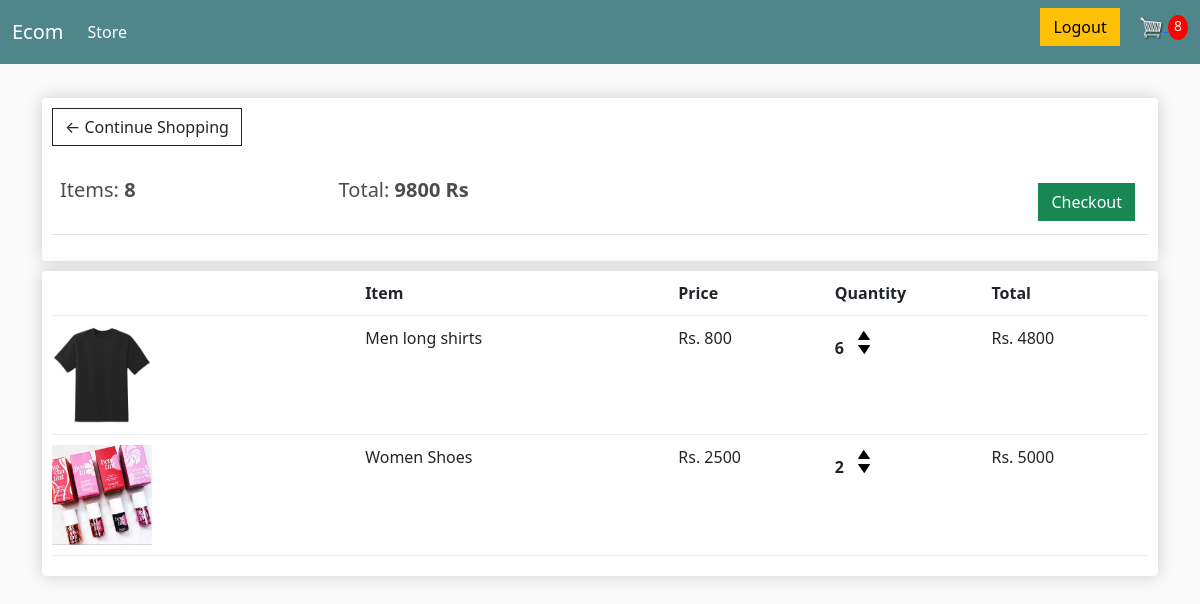
Screenshot of /store/cart/ (signed in) with the database file from the repository.
### products/models.py (models this page shows, shortened)
class Order(models.Model):      #Cart
    buyer=models.ForeignKey(Buyer,on_delete=models.SET_NULL,blank=True,null=True)
    date_ordered=models.DateTimeField(auto_now_add=True)
    complete=models.BooleanField(default=False,null=True,blank=False)
    transaction_id=models.CharField(max_length=200,null=True)
    @property
    def order_item_total(self):
        items=self.orderitem_set.all()
        sum=0
        for i in items:
            sum+=int(i.product_total)
        return sum
    @property
    def order_item_quantity(self):
        items=self.orderitem_set.all()
        sum=0
        for i in items:
            sum+=int(i.quantity)
        return sum

class OrderItem(models.Model):  #Product in Cart
    product=models.ForeignKey(Product,on_delete=models.SET_NULL,null=True,blank=True)
    order=models.ForeignKey(Order,on_delete=models.SET_NULL,null=True,blank=True)
    quantity=models.PositiveIntegerField(default=0,null=True,blank=True)
    date_added=models.DateTimeField(auto_now_add=True)
    @property
    def product_total(self):
        return int(self.product.price)*self.quantity

class Product(models.Model):
    id=models.AutoField(primary_key=True)
    title=models.CharField(max_length=255)
    description=models.TextField(null=True,blank=True)
    price=models.IntegerField()
    slug = models.SlugField(max_length=255)
    date_posted = models.DateTimeField(auto_now_add=True)
    date_updated= models.DateTimeField(auto_now=True)
    image = models.ImageField(default='default.jpg',upload_to='product_pics')
    category=models.ForeignKey(Category,on_delete=models.CASCADE)

### products/views.py (the view)
# urls.py: path('cart/', product_views.cart,name='cart'),
@login_required
def cart(request):
    if request.user.is_authenticated:
        try:
            buyer=request.user.buyer
            order,created=Order.objects.get_or_create(buyer=buyer,complete=False)
            orderitem=order.orderitem_set.all()
            cartitems=order.order_item_quantity
        except :
            pass
    else:
        orderitem=[]
    context={
        'orderitem':orderitem,
        'order':order,
        'cartitems':cartitems,
    }
    return render(request,'products/cart.html',context)

### products/templates/products/cart.html
{% extends 'products/main.html' %}
{% load static %}
{% block content %}
<div class="row">
    <div class="col-lg-12">
        <div class="box-element">
            <a href="{% url 'store' %}" class="btn btn-outline-dark">&#x2190; Continue Shopping</a>
            <br>
            <br>
            <table class="table">
                <tr>
                    <th>
                        <h5>Items: <strong>{{ order.order_item_quantity }}</strong></h5>
                    </th>
                    <th>
                        <h5>Total: <strong>{{ order.order_item_total }} Rs</strong></h5>
                    </th>
                    <th>
                        <a href="{% url 'checkout' %}" class="btn btn-success"
                            style="float:right;margin:5px;">Checkout</a>
                    </th>
                </tr>
            </table>
        </div>
    </div>
    <div class="col-lg-12">
        <div class="box-element">
            <div class="cart-row">
                <div style="flex:2"></div>
                <div style="flex:2"><strong>Item</strong></div>
                <div style="flex:1"><strong>Price</strong></div>
                <div style="flex:1"><strong>Quantity</strong></div>
                <div style="flex:1"><strong>Total</strong></div>
            </div>
            {% for order in orderitem %}
                <div class="cart-row">
                    <div style="flex:2"><img class="row-image" src="{{ order.product.image.url }}"></div>
                    <div style="flex:2">
                        <p>{{ order.product.title }}</p>
                    </div>
                    <div style="flex:1">
                        <p>Rs. {{ order.product.price }}</p>
                    </div>
                    <div style="flex:1">
                        <p class="quantity">{{ order.quantity }}</p>
                        <div class="quantity">
                            <img data-product='{{ order.product.id }}' data-action='add' class="chg-quantity update-cart" src="{% static  'products/images/arrow_up.png' %}">
                            <img data-product='{{ order.product.id }}' data-action='remove' class="chg-quantity update-cart" src="{% static  'products/images/arrow_down.png' %}">
                        </div>
                    </div>
                    <div style="flex:1">
                        <p>Rs. {{ order.product_total }}</p>
                    </div>
                </div>
            {% endfor %}
        </div>
    </div>
</div>
{% endblock content %}

### products/static/products/css/main.css (style rules this page uses)
body { background-color: hsl(0, 0%, 98%); }
h1,h2,h3,h4,h5,h6 { color:hsl(0, 0%, 30%); }
.box-element { box-shadow:hsl(0, 0%, 80%) 0 0 16px; background-color: #fff; border-radius: 4px; padding: 10px; }
.col-lg-4, .col-lg-6, .col-lg-8, .col-lg-12 { margin-top: 10px; }
.btn { border-radius: 0; }
.row-image { width: 100px; }
.cart-row { display: flex; align-items: flex-stretch; padding-bottom: 10px; margin-bottom: 10px; border-bottom: 1px solid #ececec; }
.quantity { display: inline-block; font-weight: 700; padding-right:10px; }
.chg-quantity { width: 12px; cursor: pointer; display: block; margin-top: 5px; transition:.1s; }

### rows the page displays
Order: order_item_quantity "8", order_item_total "9800"
OrderItem: product.image (picture), product "Men long shirts", product.price "800", quantity "6", product_total "4800"
OrderItem: product.image (picture), product "Women Shoes", product.price "2500", quantity "2", product_total "5000"

### other values shown
{{ cartitems }} "8"
